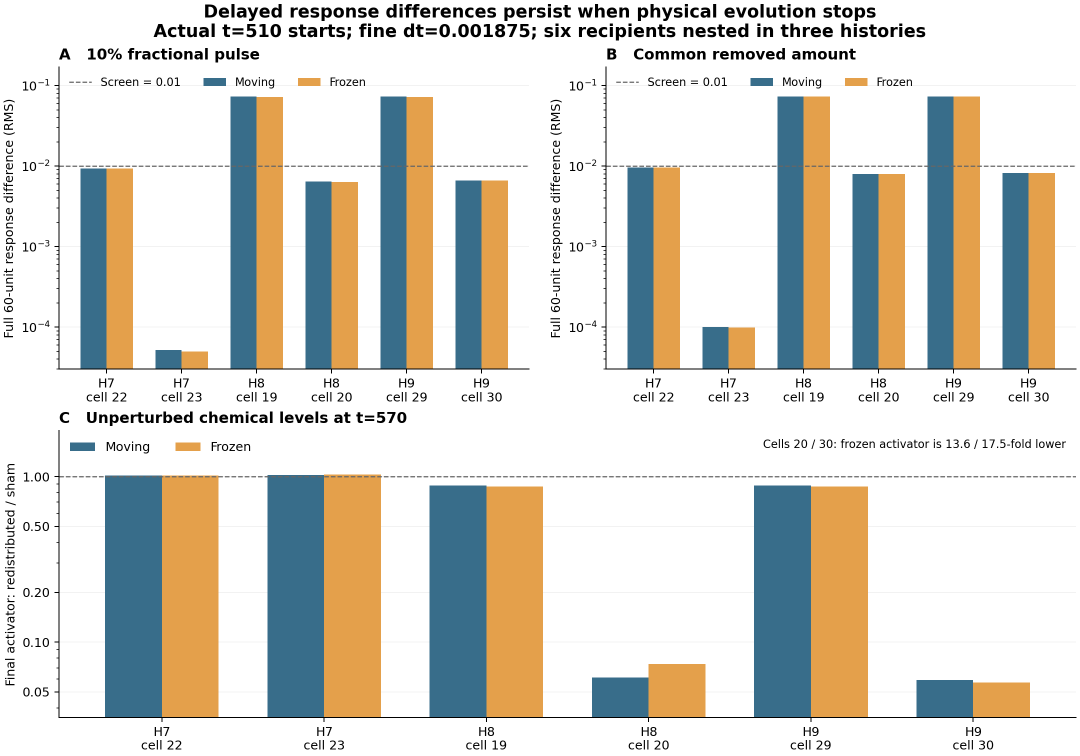
#> input picture archive/study-reviews/2026-10-08-frozen-response/frozen-response.png, 2160 x 1512 px (shown at 1/2 size)
$ python -i shape.py   (imports and definitions only)
#> lines starting #> are read from the running program, lines starting #| are printed output that depends on the picture
"""Finite-window persistence and causal controls for coupled embryo shape.

This is a pilot on the existing deformable-cell/contact-graph model, not a
continuum-limit or ensemble claim. Geometry and axes are never prescribed.
"""

import argparse
from dataclasses import asdict, replace
import hashlib
import json
from pathlib import Path
import time

import numpy as np
from scipy.ndimage import label
from scipy.sparse.csgraph import connected_components

from .model import Config, Simulation, occupancy
from .signaling import normalized_graph
from .graph_analysis import cycle
from .signaling import stability


MODES = ('full', 'no_feedback', 'no_polarity_tension')
CRITERIA = {'axis_ratio_min': 1.2, 'axis_gap_min': .05, 'axis_rotation_max_degrees': 15.,
            'late_ratio_relative_range_max': .05, 'feedback_axis_ratio_excess_min': .05,
            'cell_volume_error_max': .05, 'boundary_occupancy_max': .01,
            'clipped_fraction_max': .01, 'radius_grid_cells_min': 4.,
            'activator_std_min': .1}


# [157 lines left out: functions axial_angle, shape_tensor, observe, summarize, apply_mode, run, not called in this run]


def extend(source, output, until=180., late_duration=30., sample_interval=.6):
    """Continue an existing branch, retaining its original intervention ancestry.

    Source files remain untouched. Joined histories/playbacks cover the old and
    new windows; continuation hashes document that t=90 controls have distinct
    states descended from their common t=60 checkpoint.
    """
    source=Path(source);output=Path(output)
    previous=json.loads((source/'analysis.json').read_text())
    checkpoint=source/'final_state.npz'
    sim=Simulation.restore(checkpoint)
    if (not np.isfinite(until) or until<=sim.time
            or not np.isclose(previous['history'][-1]['time'],sim.time)
            or previous['parameters']!=asdict(sim.config)):
        raise ValueError('extension requires a consistent completed source and a later end time')
    old_payload=json.loads((source/'trajectory.json').read_text())
    if not np.isclose(old_payload['frames'][-1]['metrics']['time'],sim.time):
        raise ValueError('source trajectory must end at the checkpoint time')
    result=run(output,mode=previous['mode'],checkpoint=checkpoint,
               duration=until-sim.time,late_duration=late_duration,sample_interval=sample_interval)
    continuation={'source':str(source),'checkpoint_sha256':result['provenance']['sha256'],
                  'source_analysis_sha256':hashlib.sha256((source/'analysis.json').read_bytes()).hexdigest(),
                  'start_time':sim.time,'end_time':until,'elapsed_seconds':result['elapsed_seconds']}
    result['continuations']=previous.get('continuations',[])+[continuation]
    result['provenance']=previous['provenance']
    result['history']=previous['history']+result['history'][1:]
    result['duration']=until-result['history'][0]['time']
    result['summary']=summarize(result['history'],late_duration,result['last_cleavage'])
    result['elapsed_seconds_scope']='most recent continuation only'
    (output/'analysis.json').write_text(json.dumps(result,indent=2,allow_nan=False)+'\n')
    (output/'history.json').write_text(json.dumps(result['history'],indent=2,allow_nan=False)+'\n')
    protocol={k:v for k,v in result.items() if k not in ('history','summary')}
    (output/'protocol.json').write_text(json.dumps(protocol,indent=2,allow_nan=False)+'\n')
    payload=json.loads((output/'trajectory.json').read_text())
    old_json=json.dumps(payload,separators=(',',':'),allow_nan=False)
    payload['frames']=old_payload['frames']+payload['frames'][1:]
    new_json=json.dumps(payload,separators=(',',':'),allow_nan=False)
    (output/'trajectory.json').write_text(new_json)
    viewer=output/'viewer.html'
    viewer.write_text(viewer.read_text().replace(old_json,new_json))
    return result


# [134 lines left out: functions compare, plot_comparison, plot_final_shapes, main, not called in this run]


# [1 line not run here, left out]

>>> import cv2
>>> picture = cv2.imread('../archive/study-reviews/2026-10-08-frozen-response/frozen-response.png', cv2.IMREAD_GRAYSCALE)
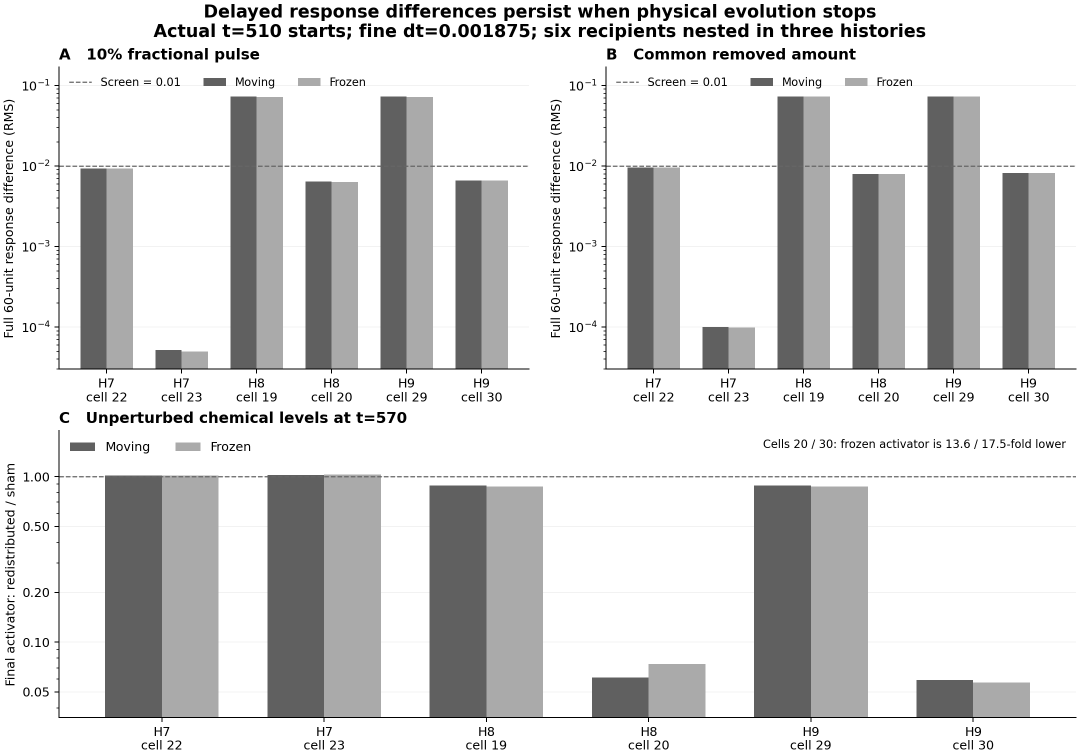
#> picture: shape (1512, 2160) (shown at 1/2 size); min 0, max 255, mean 212.4
>>> result = extend(picture, 'out.png')
#> (the run stopped early here; a loop or call above may not have finished)
